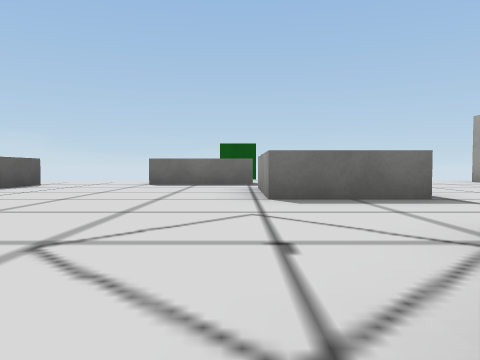
View 1 (above)

16 first-person views from a walk through a 3-D level made in the Unity game engine. The camera is 0.64 m above the floor, tilts 2° down and sees 70° across. The floor is counted in squares, 2 m on a side. Each view is taken from the middle of a square. On the plan, view 1 faces up. The plan holds only what a view shows up to about 9 squares ahead; the rest is blank. The player is left out. Some surface patterns are stand-ins.

View 2
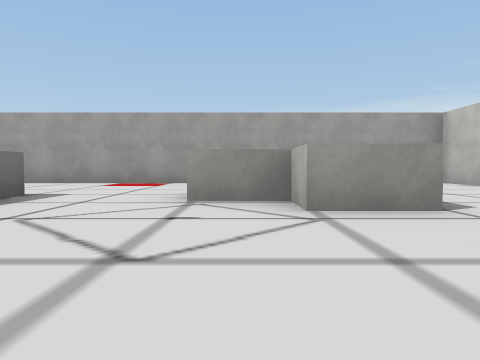

View 3
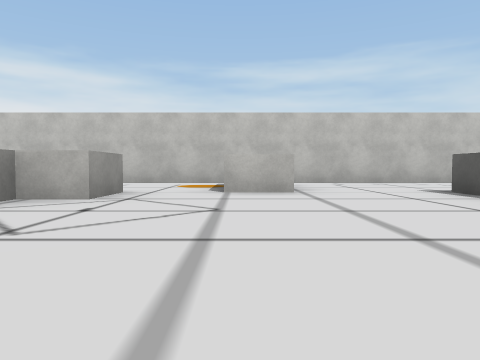

View 4
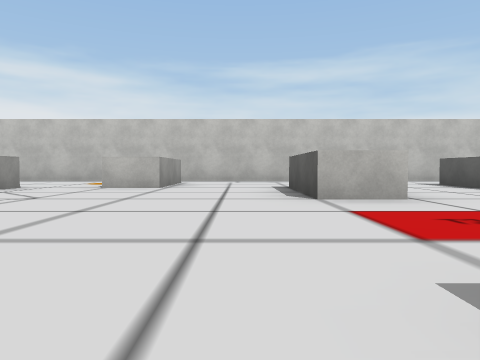

View 5
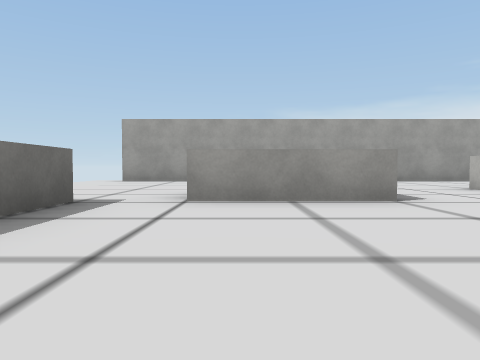

View 6
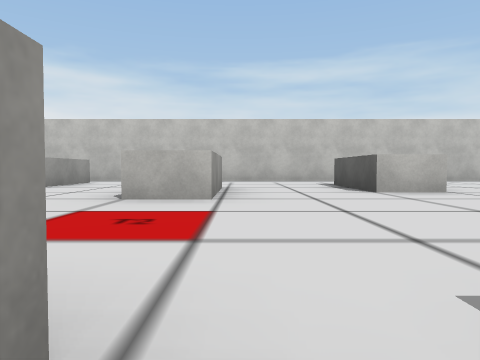

View 7
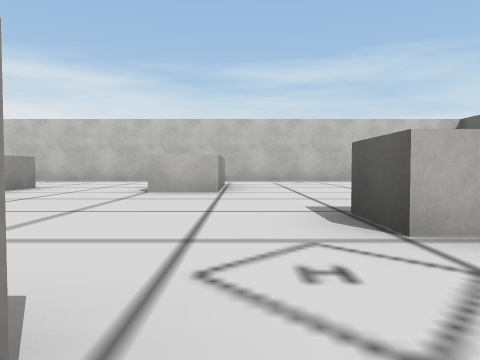

View 8
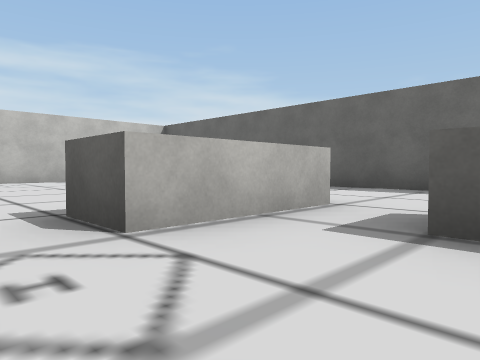

View 9
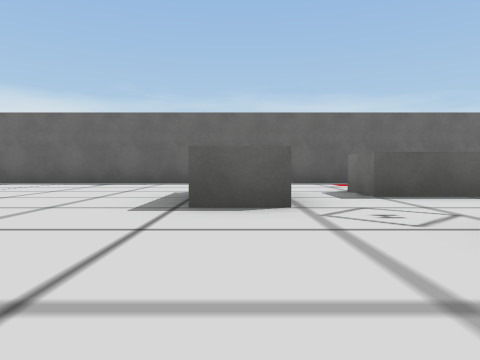

View 10
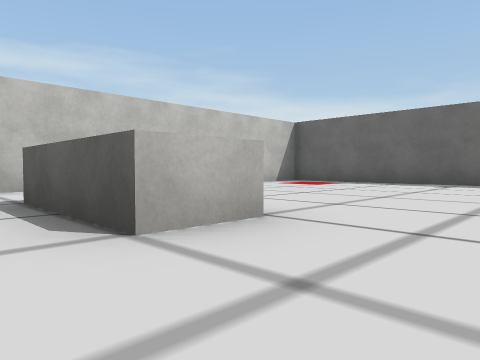

View 11
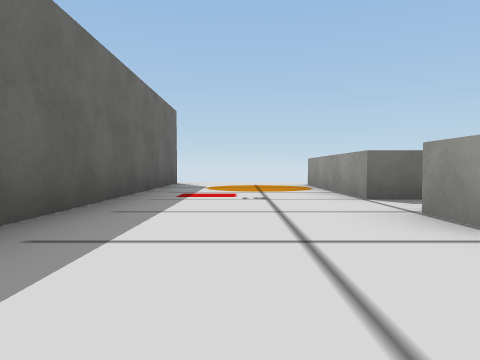

View 12
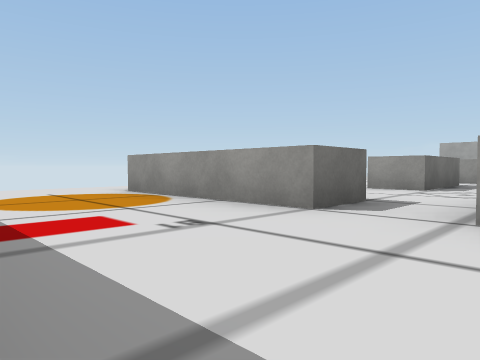

View 13
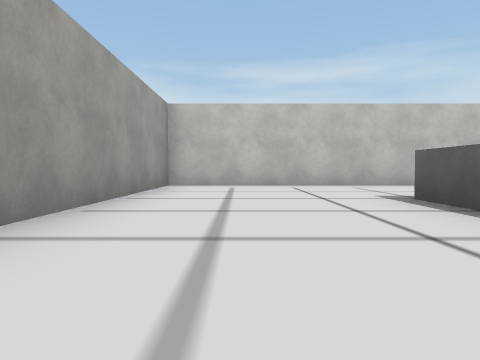

View 14
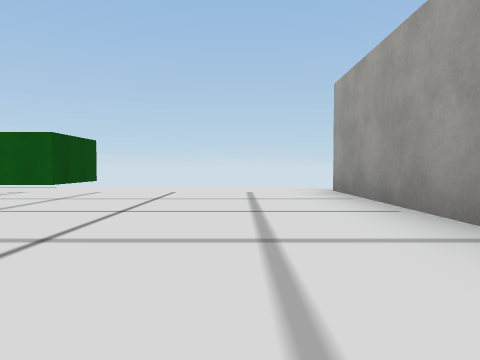

View 15
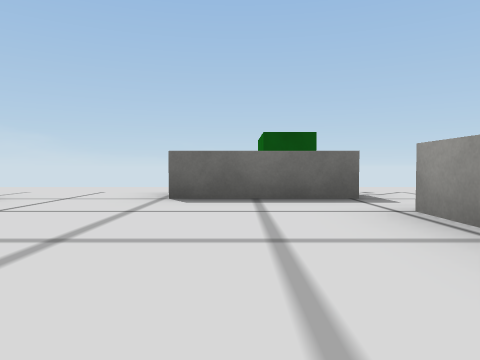

View 16
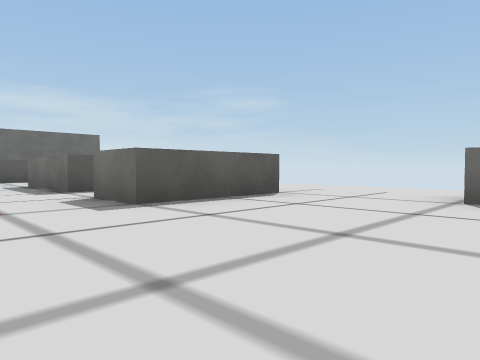

### Floor plan
Ten units are one square. View 1 is at (0, 0); x grows to the right and y downward. Boxes are objects, and circles mark ways between rooms. Rooms are numbered by the first view taken in them; rooms with no view inside come last. Other rooms are left out.
<svg viewBox="-145 -100 210 138">
<path fill="none" stroke="#000" d="M-47 6 -47 -15 -38 -15 -38 6M-17 25 -17 5 -8 5M2 -66 -18 -66M-38 -66 -38 -45 -47 -45 -47 -49M-58 -50 -58 -45 -77 -45 -77 -55M-77 -5 -68 -5 -68 16M5 -95 -6 -95M-66 33 53 33 53 -79M-88 -34 -88 -25M-98 -58 -98 -45M-107 -28 -107 -34 -88 -34M-98 -45 -107 -45 -107 -76M-77 14 -77 -5M-133 -81 -133 33 -66 33"/>
<rect x="5" y="-15" width="20" height="20" fill="#bbb"><title>other object</title></rect>
<rect x="5" y="-55" width="20" height="20" fill="#bbb"><title>other object</title></rect>
<circle cx="-100" cy="-40" r="3" fill="#2a7"/>
<circle cx="-70" cy="25" r="3" fill="#2a7"/>
<circle cx="-85" cy="-15" r="3" fill="#2a7"/>
<text x="-10" y="-20">1</text>
<text x="-110" y="-20">2</text>
</svg>
Room 1 opens to room 2.

Where each view was taken, in squares from view 1:
view 1: 0 up, 0 right, facing up
view 2: 1 up, 2 left, facing right
view 3: 4 up, 1 left, facing down
view 4: 5 up, 3 left, facing down
view 5: 5 up, 3 left, facing right
view 6: 5 up, 5 left, facing down
view 7: 5 up, 8 left, facing down
view 8: 5 up, 8 left, facing down-left
view 9: 3 up, 6 left, facing left
view 10: 2 up, 6 left, facing down-left
view 11: 1 up, 12 left, facing up
view 12: 3 up, 13 left, facing up-right
view 13: 3 up, 4 right, facing down
view 14: 3 up, 4 right, facing up
view 15: 3 up, 1 left, facing up
view 16: 3 up, 1 left, facing up-left
